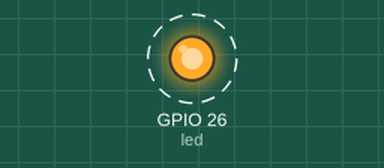
Simulated run of this program. Board: Raspberry Pi (BCM pin numbers). Parts: output pins drawn as LEDs (lit = HIGH). Dashed ring = blinking.

Above: at 0.5 s.
Timing chart, 0 to 4.6 s (numbered marks = the images above):
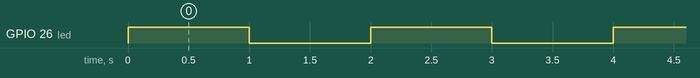

Measured:
- by itself, GPIO 26 (led): alternates HIGH for 1.0 s and LOW for 1.0 s

The program:

05_12_remotePythonGpio.py
```python
from gpiozero import LED
from gpiozero.pins.pigpio import PiGPIOFactory
from time import sleep

factory = PiGPIOFactory(host='10.0.0.100')
led = LED(26, pin_factory=factory)

while True:
    led.on()
    sleep(1)
    led.off()
    sleep(1)
```
